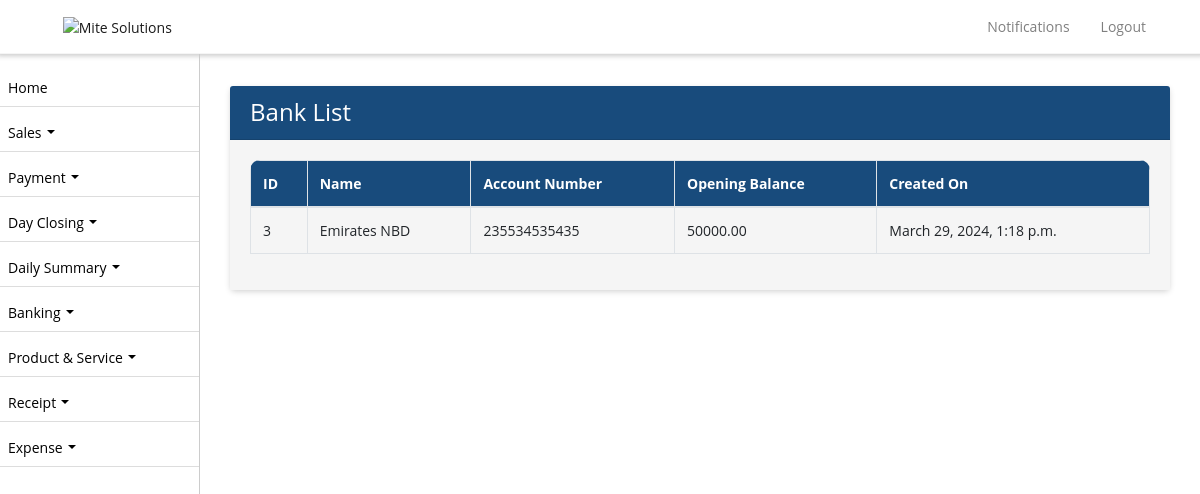
/banks/, run on an earlier commit of the app's database.
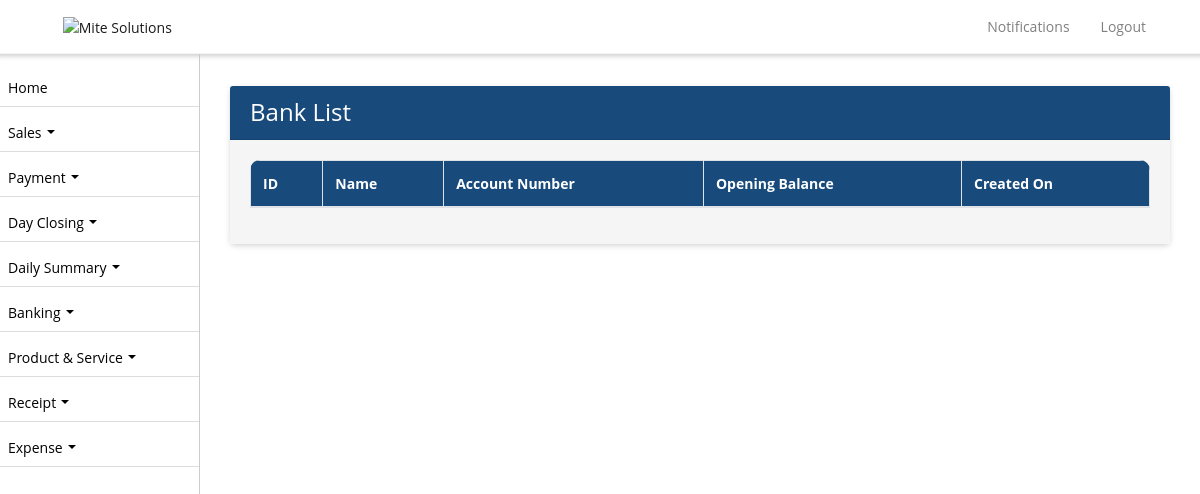
And on a later commit of the database.
### ezshopapp/models.py (models this page shows, shortened)
class Bank(models.Model):
    name = models.CharField(max_length=255)
    account_number = models.CharField(max_length=50)
    opening_balance = models.DecimalField(max_digits=10, decimal_places=2)
    created_on = models.DateTimeField(auto_now_add=True, null=True)

### ezshopapp/views.py (the view)
# urls.py: path('banks/', BankListView.as_view(), name='bank_list'),
class BankListView(ListView):
    model = Bank
    template_name = 'bank_list.html'
    def get_queryset(self):
        return Bank.objects.order_by('-created_on')

### ezshopapp/templates/bank_list.html (shortened to what this page needs)
{% extends 'base.html' %}
{% block content %}
<div class="container">
  <div class="card">
    <div class="card-header">
      <h4 class="mb-0 text-white">Bank List</h4>
    </div>
    <div class="card-body">
      <div class="table-responsive">
        <table class="table table-bordered table-striped nowrap" id="banklist">
          <thead>
            <tr>
              <th>ID</th>
              <th>Name</th>
              <th>Account Number</th>
              <th>Opening Balance</th>
              <th>Created On</th>
            </tr>
          </thead>
          <tbody>
            {% for bank in object_list %}
            <tr>
              <td>{{ bank.id }}</td>
              <td>{{ bank.name }}</td>
              <td>{{ bank.account_number }}</td>
              <td>{{ bank.opening_balance }}</td>
              <td>{{ bank.created_on }}</td>
            </tr>
            {% endfor %}
          </tbody>
        </table>
      </div>
    </div>
  </div>
</div>
{% endblock %}

What changed in the data, as far as the page shows it:
removed Bank: id "3", name "Emirates NBD", account_number "235534535435", opening_balance "50000.00", created_on "March 29, 2024, 1:18 p.m."
